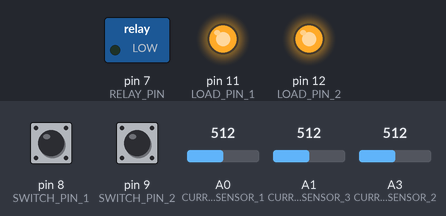
Recording of a sketch running on a simulated Arduino Leonardo, built with avr-gcc and run on an emulated ATmega32U4. On the bench: switched loads named in the sketch (green lamp = pin HIGH), output pins drawn as LEDs (lit = HIGH). The test bench sets the inputs (shaded band); at power-on: A0 (CURRENT_SENSOR_1) = 512, pin 8 (SWITCH_PIN_1) LOW, pin 9 (SWITCH_PIN_2) LOW, A1 (CURRENT_SENSOR_3) = 512, A3 (CURRENT_SENSOR_2) = 512. What the sketch prints to the serial monitor is not drawn.

Above: at 1.2 s.
1.3 s: A0 (CURRENT_SENSOR_1) set to 533
At 5.3 s:
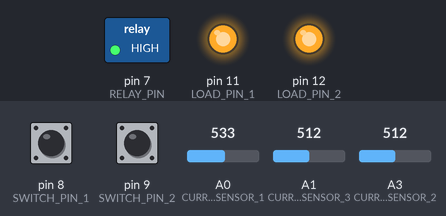
6.3 s: pin 8 (SWITCH_PIN_1) pulled HIGH for 1 s
At 7.9 s:
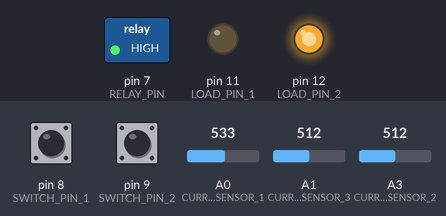
11.1 s: pin 9 (SWITCH_PIN_2) pulled HIGH for 3.2 s
At 13.2 s:
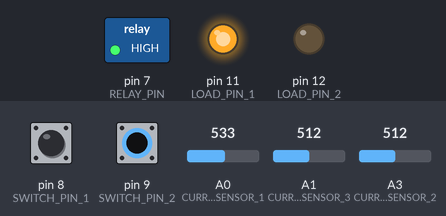
16.0 s: A0 (CURRENT_SENSOR_1) set to 511
At 19.9 s:
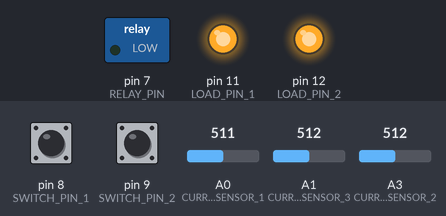
20.8 s: A0 (CURRENT_SENSOR_1) set to 716
At 25.2 s:
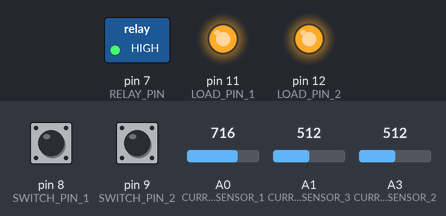
25.7 s: pin 8 (SWITCH_PIN_1) driven HIGH and pin 9 (SWITCH_PIN_2) driven HIGH
At 27.9 s:
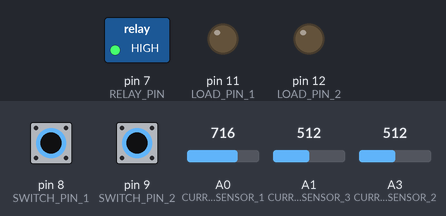
Timing chart, 0 to 29.1 s (numbered marks = the images above; inputs shaded):
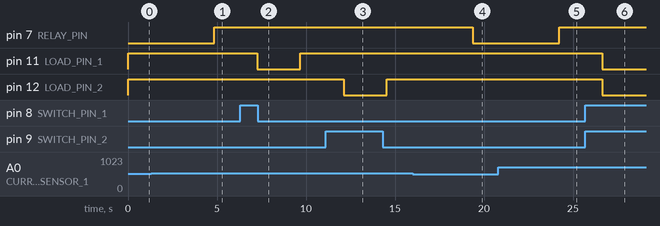

The sketch:

current_sense_new.ino
```cpp
/*******************************************************************************************************
 *                                        SMART ENERGY UTILITIES                                         *
 *******************************************************************************************************/

//Load Control and Status Pins
#define RELAY_PIN     7
#define LOAD_PIN_1    11
#define LOAD_PIN_2    12
#define SWITCH_PIN_1  8
#define SWITCH_PIN_2  9

//Current Sensor Pins
#define CURRENT_SENSOR_1  A0
#define CURRENT_SENSOR_2  A3
#define CURRENT_SENSOR_3  A1

//Variables for the Load 1
double g_current  = 0.0;
float g_totamps   = 0.0;
float g_avgamps   = 0.0;
float g_amphr     = 0.0;
float g_watt      = 0.0;
float g_energy    = 0.0;

//Variables for the Load 2
double g_current_1= 0.0;
float g_totamps_1 = 0.0;
float g_avgamps_1 = 0.0;
float g_amphr_1   = 0.0;
float g_watt_1    = 0.0;
float g_energy_1  = 0.0;

//Variables for the Load 3
double g_current_2= 0.0;
float g_totamps_2 = 0.0;
float g_avgamps_2 = 0.0;
float g_amphr_2   = 0.0;
float g_watt_2    = 0.0;
float g_energy_2  = 0.0;

//Offset for the Current Sensor
float g_offset    = 512.0;

/*******************************************************************************************************
 Function Name            : setup
 Description              : Initialize the Pins and Serial Bridge Port
 Parameters               : None
 *******************************************************************************************************/
void setup() {
  // put your setup code here, to run once:
  Serial.begin(9600);
  Serial1.begin(9600);

  //Initialize the Load Control & Currents Sensor pins to output
  pinMode(RELAY_PIN,OUTPUT);
  pinMode(LOAD_PIN_1,OUTPUT);
  pinMode(LOAD_PIN_2,OUTPUT);

  //Initialize the Load Sensing pins to Input
  pinMode(SWITCH_PIN_2,INPUT);
  pinMode(SWITCH_PIN_1,INPUT);
  pinMode(CURRENT_SENSOR_1,INPUT);
  pinMode(CURRENT_SENSOR_2,INPUT);
  pinMode(CURRENT_SENSOR_3,INPUT);
}

/*******************************************************************************************************
 Function Name            : sensor_input
 Description              : Obtain the current value in each sensor
 Parameters               : None
 *******************************************************************************************************/
float sensor_input(int p_pin){
  float l_analogValue = 0.0;
  float l_actualval = 0.0;
  for (int i = 0;i< 150;i++){
    l_analogValue += analogRead(p_pin);
    delay(5);
  }
  l_analogValue = l_analogValue / 150;
  if(p_pin == 19 && l_analogValue >= 50) l_actualval = 400 - l_analogValue;
  else l_actualval = l_analogValue - g_offset;
  l_actualval = (5*l_actualval)/1024.0;
  return l_actualval * 15.5;
}

/*******************************************************************************************************
 Function Name            : loop
 Description              : Obtains the Load Status & Current sensor and push on yun bridge
 Parameters               : None
 *******************************************************************************************************/
void loop(void) {
  // put your main code here, to run repeatedly:
  long l_millisec = millis();
  long time = l_millisec / 1000;
  int l_load_data_1 = digitalRead(SWITCH_PIN_1);
  int l_load_data_2 = digitalRead(SWITCH_PIN_2);
  if(l_load_data_1 == 1){
    digitalWrite(LOAD_PIN_1,0);
  }
  else digitalWrite(LOAD_PIN_1,1);


  if(l_load_data_2 == 1){
    digitalWrite(LOAD_PIN_2,0);
  }
  else digitalWrite(LOAD_PIN_2,1);

  if(g_current > 0.50 || l_load_data_1 == 1 && l_load_data_2 == 1){
    digitalWrite(RELAY_PIN,1);
  }
  else if(g_current == 0.00 && l_load_data_1 == 1 || l_load_data_2 == 1){
    digitalWrite(RELAY_PIN,1);
  }
  else digitalWrite(RELAY_PIN,0);

  g_current = sensor_input(CURRENT_SENSOR_1);
  if(g_current < 0.15){
    g_current = 0.00;
  }

  g_current_1 = sensor_input(CURRENT_SENSOR_2);
  if(g_current_1 < 0.09){
    g_current_1 = 0.00;
  }

  g_current_2 = sensor_input(CURRENT_SENSOR_3);
  if(g_current_2 < 0.09){
    g_current_2 = 0.00;
  }

  g_totamps = g_totamps + g_current;
  g_avgamps = g_totamps/time; // average amps
  g_amphr = (g_avgamps * time)/3600;  // amphour

  g_watt = 12 * g_current;    // power=voltage*current
  if (g_watt < 0.00)
  {
    g_watt=0.0;
  }
  g_energy = (g_watt * time)/3600;   //energy in watt hour
  // g_energy = (g_watt * time)/(1000*3600);   // energy in kWh

  g_totamps_1 = g_totamps_1 + g_current_1;
  g_avgamps_1 = g_totamps_1/time; // average amps
  g_amphr_1 = (g_avgamps_1 * time)/3600;  // amphour

  g_watt_1 = 12 * g_current_1;    // power=voltage*current
  if (g_watt_1 < 0.00)
  {
    g_watt_1 = 0.0;
  }
  g_energy_1 = (g_watt_1 * time)/3600;   //energy in watt hour
  // g_energy_1 = (g_watt_1 * time)/(1000*3600);   // energy in kWh

  g_totamps_2 = g_totamps_2 + g_current_2;
  g_avgamps_2 = g_totamps_2/time; // average amps
  g_amphr_2 = (g_avgamps_2 * time)/3600;  // amphour

  g_watt_2 = 12 * g_current_2;    // power=voltage*current
  if (g_watt_2 < 0.00)
  {
    g_watt_2 = 0.0;
  }
  g_energy_2 = (g_watt_2 * time)/3600;   //energy in watt hour
  // g_energy_2 = (g_watt_2 * time)/(1000*3600);   // energy in kWh

  String l_json_data;

  l_json_data = "{\"LOAD_1\":";
  l_json_data += String(l_load_data_1);
  l_json_data += ",\"LOAD_2\":";
  l_json_data += String(l_load_data_2);
  l_json_data += ",\"current_1\":";
  l_json_data += String(g_current);
  l_json_data += ",\"energy_1\":";
  l_json_data += String(g_energy);
  l_json_data += ",\"current_2\":";
  l_json_data += String(g_current_1);
  l_json_data += ",\"energy_2\":";
  l_json_data += String(g_energy_1);
  l_json_data += ",\"current_3\":";
  l_json_data += String(g_current_2);
  l_json_data += ",\"energy_3\":";
  l_json_data += String(g_energy_2);
  l_json_data += "}";

  Serial.println(l_json_data);
  Serial1.println(l_json_data);
  delay(50);
}

//End of the Program
```

Measured:
- the behaviour switches between 518 and 519 on A0 (CURRENT_SENSOR_1) (found by bisection; images 0 and 1)
- after the input at 1.3 s, pin 7 (RELAY_PIN): LOW → HIGH after 3.5 s
- after the input at 6.3 s, pin 11 (LOAD_PIN_1): HIGH → LOW after 0.97 s, → HIGH 2.4 s later
- after the input at 11.1 s, pin 12 (LOAD_PIN_2): HIGH → LOW after 1.0 s, → HIGH 2.4 s later
- after the input at 16.0 s, pin 7 (RELAY_PIN): HIGH → LOW after 3.4 s
- after the input at 20.8 s, pin 7 (RELAY_PIN): LOW → HIGH after 3.4 s
- after the input at 25.7 s, pin 11 (LOAD_PIN_1), pin 12 (LOAD_PIN_2): HIGH → LOW after 0.95 s
